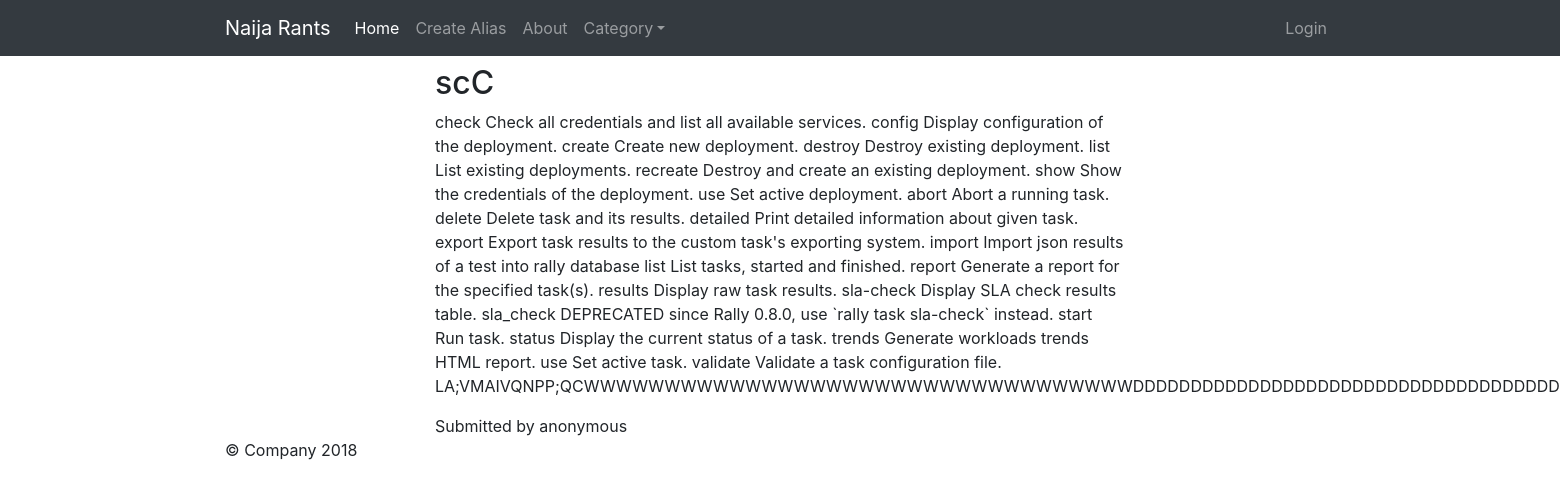
The app's page /rant/scC/ with its own data.
### rants/models.py (models this page shows, shortened)
class Rant(models.Model):
    title = models.CharField(max_length=100)
    body = models.TextField()
    time_created = models.DateTimeField(auto_now=True)
    author = models.ForeignKey(User , null=True, blank=True)
    category = models.CharField(max_length=1, choices=CATIGORIES, default='Everyday Living')
    objects = RantQuerySet.as_manager()
    updated = models.DateTimeField(auto_now_add=True)
    class Meta:
        ordering = ['-time_created']

### rants/views.py (the view)
# urls.py: url(r'(?P<rant_title>[^/]*)/$', rant_detail, name='rant_detail'),
def rant_detail(request, rant_title):
    rant = get_object_or_404(Rant, title=rant_title)
    context = {'rant': rant}
    template = "rants/rant_detail.html"
    return render(request, template, context)

### templates/rants/rant_detail.html (shortened to what this page needs)
{% extends "base.html" %}
{% block content %}
<div class="container col-xl-8 align-self-center">
  <h2>{{ rant.title }}</h2>
  <p>{{ rant.body }}</p>
  Submitted by {% if rant.author %}  {{ rant.author }} {% else %} anonymous {% endif %}
</div>
{% endblock content %}

### records on screen
Rant: title "scC", body "check Check all credentials and list all available services. config Display configuration of the deployment. create Create new deployment. destroy Destroy existing deployment. list List existing deployments. recreate Destroy and create an existing deployment. show Show the credentials of the deployment. use Set active deployment. abort Abort a running task. delete Delete task and its results. detailed Print detailed information about given task. export Export task results to the custom task's exporting system. import Import json results of a test into rally database list List tasks, started and finished. report Generate a report for the specified task(s). results Display raw task results.…"
